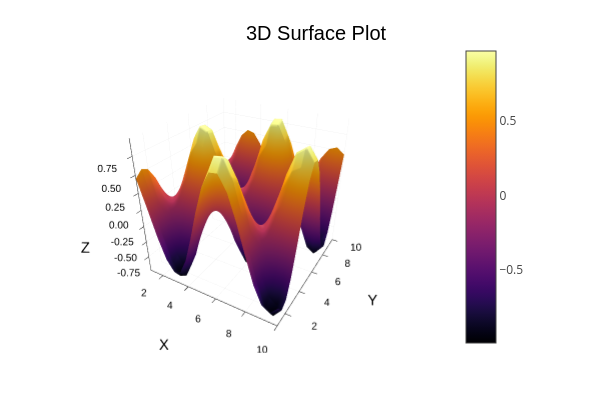

The notebook cell this image was saved under:
### Code cell
# Example 3D surface
x = 1:0.5:10
y = 1:0.5:10
z = [sin(xi) * cos(yi) for xi in x, yi in y]

Plots.plot(x, y, z, st = :surface, title = "3D Surface Plot",
     xlabel = "X", ylabel = "Y", zlabel = "Z")

### Figure 1 — Plotly figure (JSON) as saved in the notebook; plotly's stock layout.template omitted (floating-point values rounded to 4 significant figures; data arrays with more than 128 entries replaced by an {"elided": "..."} marker saying what was removed)
{"data": [{"cmax": 0.9748, "cmin": -0.9947, "colorbar": {"len": 0.8657, "title": {"text": ""}, "x": 0.7605, "y": 0.5087}, "colorscale": {"elided": "256x2 mixed values"}, "name": "y1", "opacity": null, "scene": "scene", "showlegend": false, "showscale": true, "type": "surface", "x": [1, 1.5, 2, 2.5, 3, 3.5, 4, 4.5, 5, 5.5, 6, 6.5, 7, 7.5, 8, 8.5, 9, 9.5, 10], "xaxis": "x", "y": [1, 1.5, 2, 2.5, 3, 3.5, 4, 4.5, 5, 5.5, 6, 6.5, 7, 7.5, 8, 8.5, 9, 9.5, 10], "yaxis": "y", "z": {"elided": "19x19 float values"}, "zaxis": "z", "zmax": 0.9748, "zmin": -0.9947}], "layout": {"annotations": [{"font": {"color": "rgba(0, 0, 0, 1)", "family": "sans-serif", "size": 20}, "rotation": 0, "showarrow": false, "text": "3D Surface Plot", "x": 0.5275, "xanchor": "center", "xref": "paper", "y": 1, "yanchor": "top", "yref": "paper"}], "height": 400, "legend": {"bgcolor": "rgba(255, 255, 255, 1.000)", "bordercolor": "rgba(0, 0, 0, 1)", "borderwidth": 1, "font": {"color": "rgba(0, 0, 0, 1)", "family": "sans-serif", "size": 11}, "title": {"font": {"color": "rgba(0, 0, 0, 1)", "family": "sans-serif", "size": 15}, "text": ""}, "tracegroupgap": 0, "traceorder": "normal", "x": 1, "xanchor": "auto", "y": 1, "yanchor": "auto"}, "margin": {"b": 20, "l": 0, "r": 0, "t": 20}, "paper_bgcolor": "rgba(255, 255, 255, 1.000)", "plot_bgcolor": "rgba(255, 255, 255, 1.000)", "scene": {"aspectmode": "auto", "aspectratio": {"x": 1, "y": 1, "z": 1}, "camera": {"eye": {"x": 1.126, "y": -1.95, "z": 1.3}, "projection": "orthographic"}, "domain": {"x": [0.06165, 0.7605], "y": [0.07581, 0.9415]}, "xaxis": {"gridcolor": "rgba(0, 0, 0, 0.1)", "gridwidth": 0.5, "linecolor": "rgba(0, 0, 0, 1)", "mirror": false, "range": [1, 10], "showgrid": true, "showline": true, "showticklabels": true, "tickangle": 0, "tickcolor": "rgb(0, 0, 0)", "tickfont": {"color": "rgba(0, 0, 0, 1)", "family": "sans-serif", "size": 11}, "tickmode": "array", "ticks": "inside", "ticktext": ["2", "4", "6", "8", "10"], "tickvals": [2, 4, 6, 8, 10], "title": {"font": {"color": "rgba(0, 0, 0, 1)", "family": "sans-serif", "size": 15}, "text": "X"}, "type": "linear", "visible": true, "zeroline": false, "zerolinecolor": "rgba(0, 0, 0, 1)"}, "yaxis": {"gridcolor": "rgba(0, 0, 0, 0.1)", "gridwidth": 0.5, "linecolor": "rgba(0, 0, 0, 1)", "mirror": false, "range": [1, 10], "showgrid": true, "showline": true, "showticklabels": true, "tickangle": 0, "tickcolor": "rgb(0, 0, 0)", "tickfont": {"color": "rgba(0, 0, 0, 1)", "family": "sans-serif", "size": 11}, "tickmode": "array", "ticks": "inside", "ticktext": ["2", "4", "6", "8", "10"], "tickvals": [2, 4, 6, 8, 10], "title": {"font": {"color": "rgba(0, 0, 0, 1)", "family": "sans-serif", "size": 15}, "text": "Y"}, "type": "linear", "visible": true, "zeroline": false, "zerolinecolor": "rgba(0, 0, 0, 1)"}, "zaxis": {"gridcolor": "rgba(0, 0, 0, 0.1)", "gridwidth": 0.5, "linecolor": "rgba(0, 0, 0, 1)", "mirror": false, "range": [-0.9947, 0.9748], "showgrid": true, "showline": true, "showticklabels": true, "tickangle": 0, "tickcolor": "rgb(0, 0, 0)", "tickfont": {"color": "rgba(0, 0, 0, 1)", "family": "sans-serif", "size": 11}, "tickmode": "array", "ticks": "inside", "ticktext": ["-0.75", "-0.50", "-0.25", "0.00", "0.25", "0.50", "0.75"], "tickvals": [-0.75, -0.5, -0.25, 0, 0.25, 0.5, 0.75], "title": {"font": {"color": "rgba(0, 0, 0, 1)", "family": "sans-serif", "size": 15}, "text": "Z"}, "type": "linear", "visible": true, "zeroline": false, "zerolinecolor": "rgba(0, 0, 0, 1)"}}, "showlegend": true, "width": 600}}
